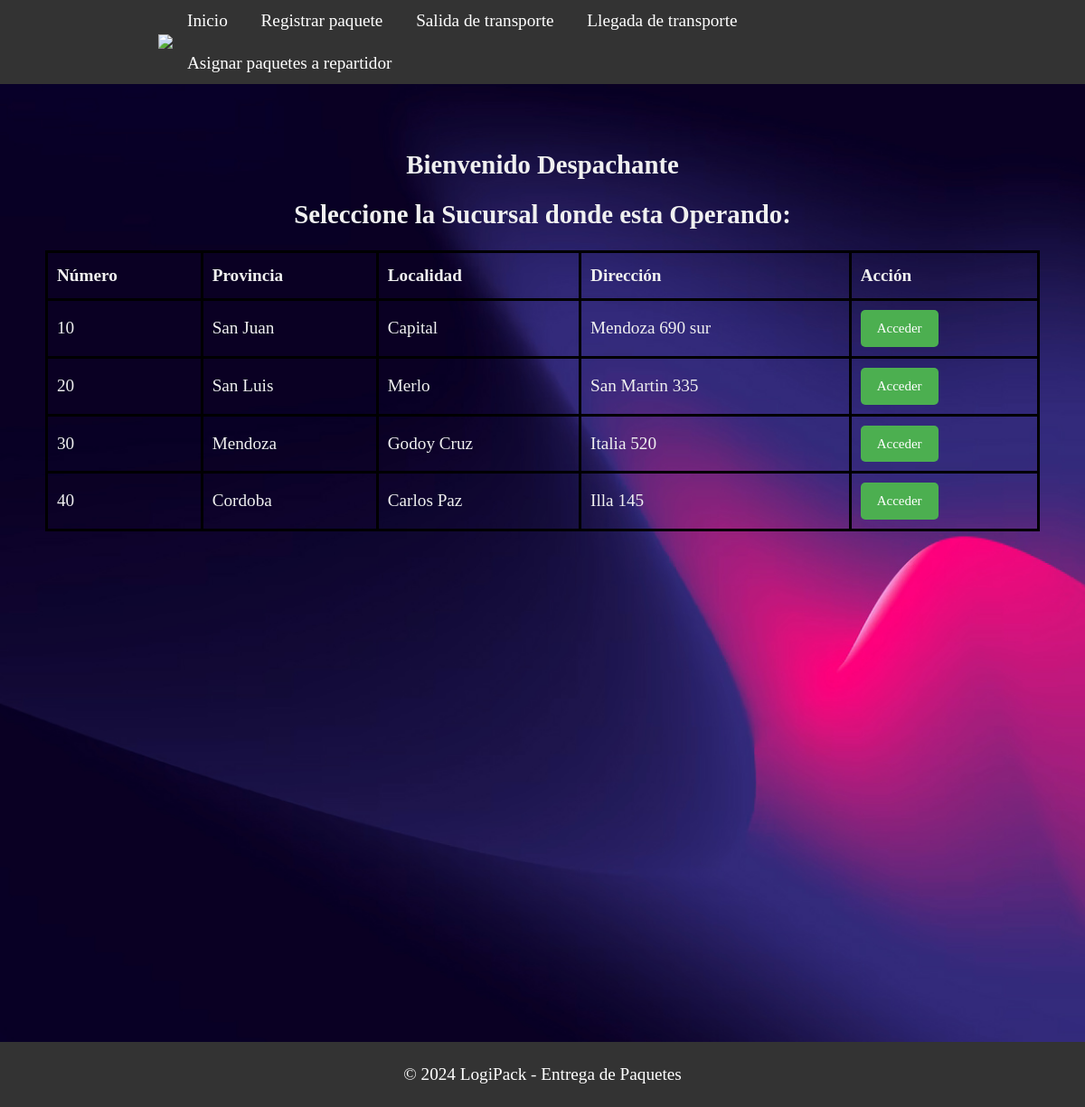
/bienvenidaDespachante, run on the app's committed database.
### models.py (models this page shows)
class Sucursal(db.Model):
    __tablename__ = 'sucursal'
    id = db.Column(db.Integer,primary_key=True)
    numero = db.Column(db.Integer)
    provincia = db.Column(db.String(80),nullable=False)
    localidad = db.Column(db.String(80),nullable=False)
    direccion = db.Column(db.String(80),nullable=False)
    repartidores =  db.relationship('Repartidor', backref='sucursal', cascade="all,delete-orphan")
    paquetes =  db.relationship('Paquete', backref='sucursal', cascade="all,delete-orphan")
    transporte =  db.relationship('Transporte', backref='sucursal', cascade="all,delete-orphan")

### app.py (the view)
@app.route('/bienvenidaDespachante')
def sucursales():
    todas_sucursales = Sucursal.query.all()
    return render_template('bienvenidaDespachante.html', sucursales=todas_sucursales)

### templates/bienvenidaDespachante.html (shortened to what this page needs)
<!DOCTYPE html>
<html>
<head>
    <link rel="stylesheet" type="text/css" href="static/css/style_sucursales.css">
</head>
<body>
<header class="header">
    <div class="container logo-container">
		<a href="#" class="logo"><img src="{{ url_for('static', filename='img/logo.jpg') }}"></a>
        <nav class="menu">
            <ul>
                <li><a href="{{ url_for('saludo') }}">Inicio</a></li>
                <li><a href="#">Registrar paquete</a></li>
                <li><a href="#">Salida de transporte</a></li>
                <li><a href="#">Llegada de transporte</a></li>
                <li><a href="#">Asignar paquetes a repartidor</a></li>
            </ul>
        </nav>
    </div>
</header>
<section class="section-principal">
    <div class="containerSucursal">
        <h1> Bienvenido Despachante</h1>
        <h2> Seleccione la Sucursal donde esta Operando:</h2>
        <table>
            <thead>
                <tr>
                    <th>Número</th>
                    <th>Provincia</th>
                    <th>Localidad</th>
                    <th>Dirección</th>
                    <th>Acción</th>
                </tr>
            </thead>
            <tbody>
            {% for sucursal in sucursales %}
                <tr>
                    <td>{{ sucursal.numero }}</td>
                    <td>{{ sucursal.provincia }}</td>
                    <td>{{ sucursal.localidad }}</td>
                    <td>{{ sucursal.direccion }}</td>
                    <td><a href="{{ url_for('principalDespachante',sucursal_id=sucursal.id) }}" class="sesion">Acceder</a></td>
                </tr>
            {% endfor %}
            </tbody>
        </table>
    </div>
</section>
<footer>
    <div class="container">
        <p>&copy; 2024 LogiPack - Entrega de Paquetes</p>
    </div>
</footer>
</body>
</html>

### static/css/style_sucursales.css (style rules this page uses)
body { width: 100%; font-family: georgia,times,serif; color: #333; background-image: url('hero-bg.jpg'); background-size: cover; font-size: 1.2rem; line-height: 1.6em; margin: 0; }
.header { background:#333; color:white; }
.header a { color:white; text-decoration:none; }
.menu ul { margin: 0; padding: 0; list-style: none; }
.menu ul li { display: inline-block; }
.menu ul li a { display: block; padding: 0.5rem 1rem; transition: all 0.4s linear; border-radius: 5px; }
.logo { letter-spacing: 15px; font-size:1.3em; }
.logo img { width: 2.2em; }
.logo-container { display: flex; justify-content: space-between; align-items: center; }
.container { max-width: 850px; margin: 0 auto; }
.sesion { display: inline-block; background-color: #4CAF50; color: #fff; padding: 5px 18px; text-decoration: none; font-size: 15px; border-radius: 5px; transition: background-color 0.3s ease; }
table { width: 100%; border-collapse: collapse; }
table, th, td { border: 3px solid black; }
th, td { padding: 10px; text-align: left; }
.section-principal { height: 120vh; padding: 50px; background:tomato; color:rgb(240,240,240); text-align: center; background-image: url('hero-bg.jpg'); background-size: cover; }
footer { background-color: #333; color: #fff; text-align: center; padding: 1px; }

### data on the page
Sucursal: numero "10", provincia "San Juan", localidad "Capital", direccion "Mendoza 690 sur"
Sucursal: numero "20", provincia "San Luis", localidad "Merlo", direccion "San Martin 335"
Sucursal: numero "30", provincia "Mendoza", localidad "Godoy Cruz", direccion "Italia 520"
Sucursal: numero "40", provincia "Cordoba", localidad "Carlos Paz", direccion "Illa 145"
